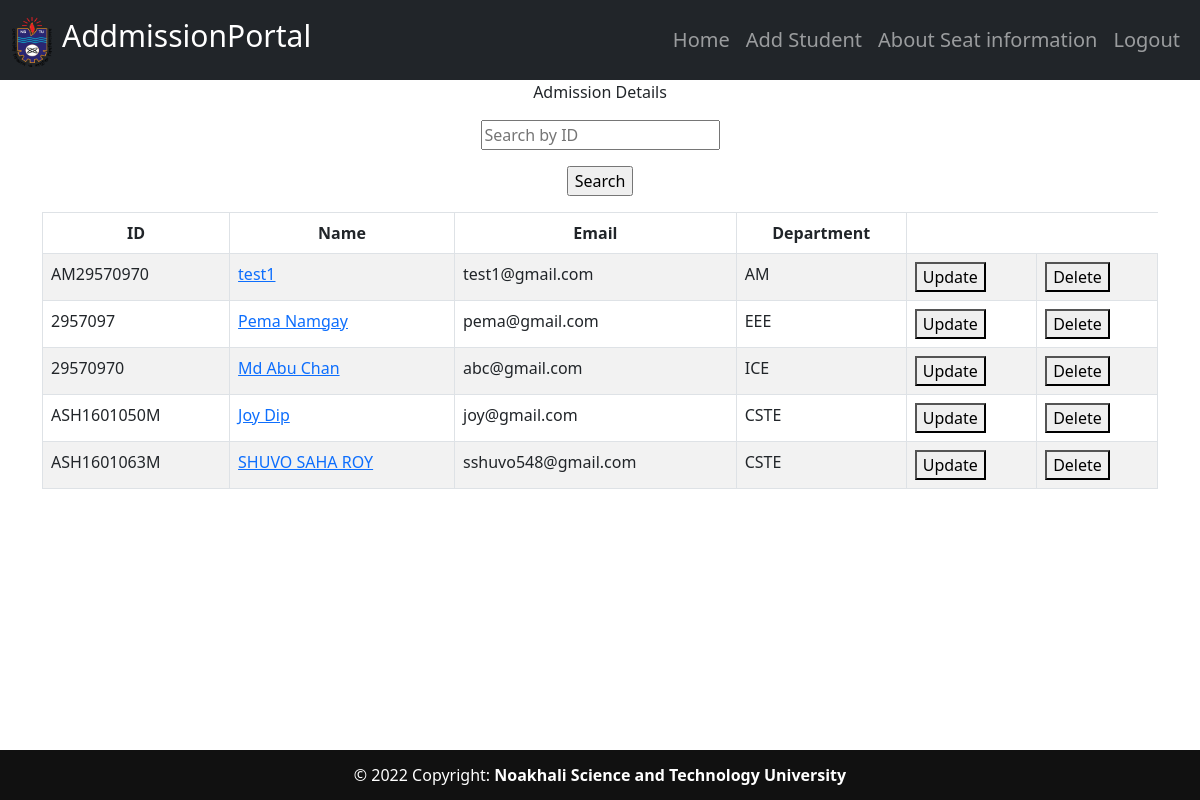
Before: /home (signed in) with the older database file.
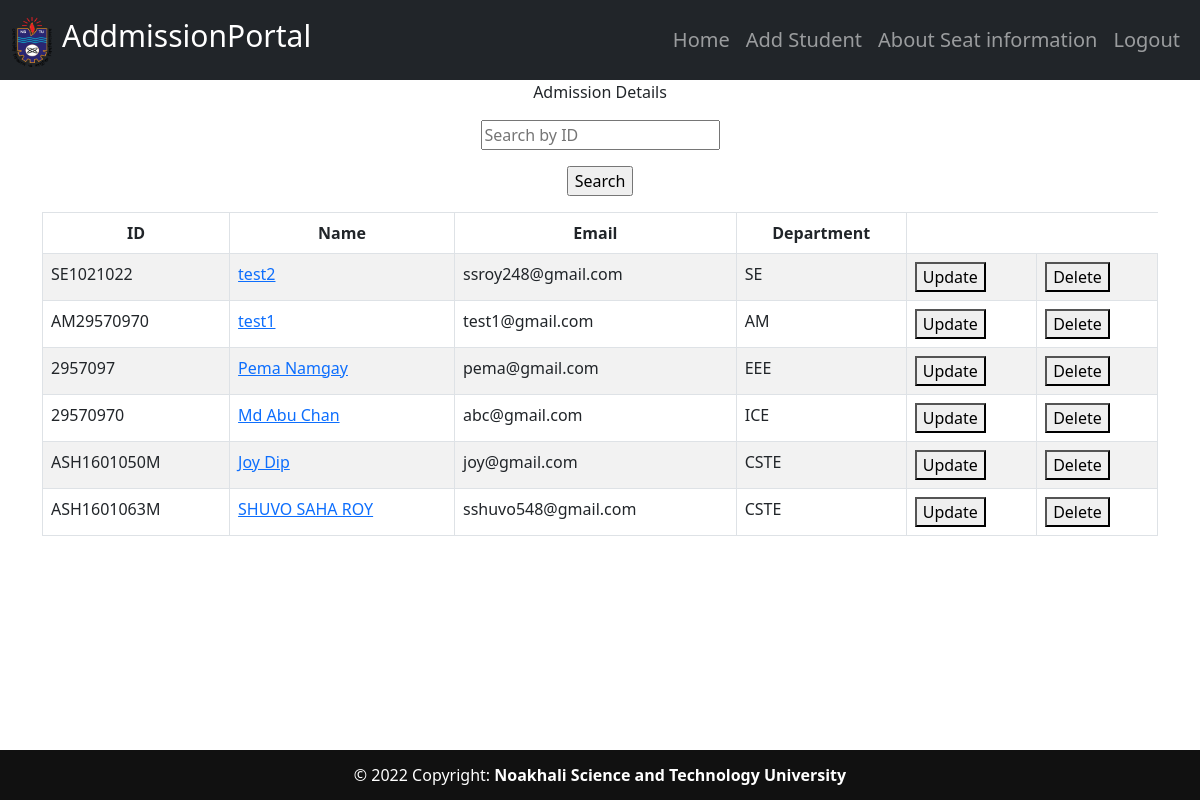
After: the same page with the newer database file.
### main_app/models.py (models this page shows, shortened)
class Students(db.Model):
    admission_num = db.Column(db.Integer, primary_key=True)
    id = db.Column(db.String(15), unique=True, nullable=False)
    name = db.Column(db.String(80), nullable=False)
    email = db.Column(db.String(120), unique=True, nullable=False)
    image_file = db.Column(db.String(20), nullable=False, default='default.jpg')
    department = db.Column(db.String(80), db.ForeignKey('departments.department_name'), nullable=False)

### main_app/routes.py (the view, shortened to what this page needs)
@app.route('/home',methods=['GET','POST'])
def home():
    if current_user.is_authenticated:
        students = Students.query.order_by(Students.admission_num.desc()).all()
        return render_template('home.html',students = students)
    else:
        flash(f"You have to Login First.")
        return redirect('/')

### main_app/models.py (called while the page is built)
@login_manager.user_loader
def load_user(user_id):
    return Users.query.get(int(user_id))

### main_app/templates/home.html
{% extends "layout.html" %}
{% block content %}
<body>
    <div class="container" style="text-align: center;">
        <p>Admission Details</p>
         <form action = "" method = "POST">
             <p><input type = 'text' placeholder="Search by ID" name = 'search_box'/></p>
             <p><input type = 'submit' value = 'Search'/></p>
         </form>
    </div>
<div class="container table-responsive">
    <table class="table table-striped table-hover table-bordered">
        <thead class="text-center">
            <tr>
              <th>ID</th>
              <th>Name</th>
              <th>Email</th>
              <th>Department</th>
            </tr>
          </thead>
          <tbody>
            {% for student in students %}
            <tr>
              <td>{{student.id}}</td>
              <td><a href="{{url_for('profile', profile=student.name)}}">{{student.name}}</a></td>
              <td>{{student.email}}</td>
              <td>{{student.department}}</td>
              <td><a href="{{url_for('update_info', admission_id=student.admission_num)}}"><button>Update</button></a></td>
              <td><a href="{{url_for('delete_student', admission_id=student.admission_num)}}"><button>Delete</button></a></td>
            </tr>
            {% endfor %}
          </tbody>
        </table>
        </div>
</body>
{% endblock content %}

Changed rows visible on the page:
added Students: id "SE1021022", name "test2", email "ssroy248@gmail.com", department "SE"
